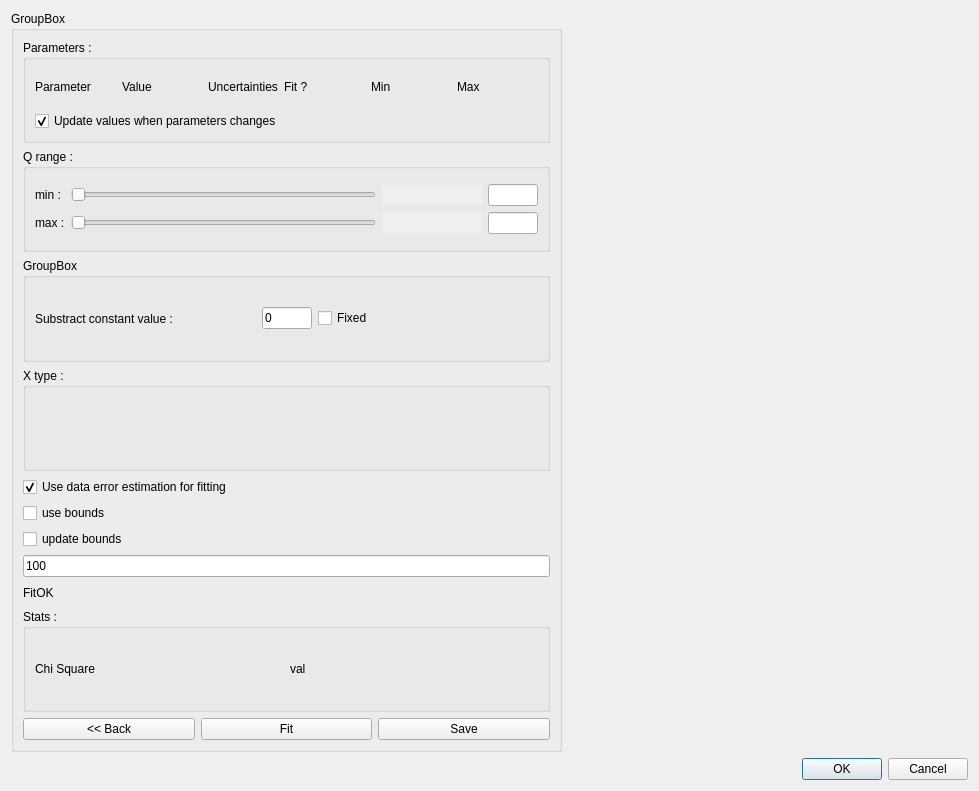
<?xml version="1.0" encoding="UTF-8"?>
<ui version="4.0">
 <class>Dialog</class>
 <widget class="QDialog" name="Dialog">
  <property name="geometry">
   <rect>
    <x>0</x>
    <y>0</y>
    <width>979</width>
    <height>791</height>
   </rect>
  </property>
  <property name="windowTitle">
   <string>Dialog</string>
  </property>
  <layout class="QVBoxLayout" name="verticalLayout">
   <item>
    <layout class="QHBoxLayout" name="horizontalLayout_2">
     <item>
      <widget class="QGroupBox" name="groupBox_3">
       <property name="title">
        <string>GroupBox</string>
       </property>
       <layout class="QVBoxLayout" name="verticalLayout_4">
        <item>
         <widget class="QGroupBox" name="gbParameters">
          <property name="title">
           <string>Parameters :</string>
          </property>
          <layout class="QVBoxLayout" name="verticalLayout_3">
           <item>
            <layout class="QGridLayout" name="gridParameters">
             <item row="0" column="1">
              <widget class="QLabel" name="label_6">
               <property name="text">
                <string>Value</string>
               </property>
              </widget>
             </item>
             <item row="0" column="4">
              <widget class="QLabel" name="label_8">
               <property name="text">
                <string>Min</string>
               </property>
              </widget>
             </item>
             <item row="0" column="5">
              <widget class="QLabel" name="label_9">
               <property name="text">
                <string>Max</string>
               </property>
              </widget>
             </item>
             <item row="0" column="0">
              <widget class="QLabel" name="label_4">
               <property name="text">
                <string>Parameter</string>
               </property>
              </widget>
             </item>
             <item row="0" column="3">
              <widget class="QLabel" name="label_7">
               <property name="text">
                <string>Fit ?</string>
               </property>
              </widget>
             </item>
             <item row="0" column="2">
              <widget class="QLabel" name="label_11">
               <property name="maximumSize">
                <size>
                 <width>70</width>
                 <height>16777215</height>
                </size>
               </property>
               <property name="text">
                <string>Uncertainties</string>
               </property>
              </widget>
             </item>
            </layout>
           </item>
           <item>
            <widget class="QCheckBox" name="updateFit">
             <property name="text">
              <string>Update values when parameters changes</string>
             </property>
             <property name="checked">
              <bool>true</bool>
             </property>
            </widget>
           </item>
          </layout>
         </widget>
        </item>
        <item>
         <widget class="QGroupBox" name="groupBox_5">
          <property name="title">
           <string>Q range :</string>
          </property>
          <layout class="QGridLayout" name="gridLayout">
           <item row="0" column="1">
            <layout class="QGridLayout" name="gridLayout_3">
             <item row="0" column="0">
              <widget class="QLabel" name="label">
               <property name="text">
                <string>min :</string>
               </property>
              </widget>
             </item>
             <item row="1" column="1">
              <widget class="QSlider" name="sliderQmax">
               <property name="orientation">
                <enum>Qt::Horizontal</enum>
               </property>
              </widget>
             </item>
             <item row="1" column="0">
              <widget class="QLabel" name="label_2">
               <property name="text">
                <string>max :</string>
               </property>
              </widget>
             </item>
             <item row="0" column="1">
              <widget class="QSlider" name="sliderQmin">
               <property name="orientation">
                <enum>Qt::Horizontal</enum>
               </property>
              </widget>
             </item>
             <item row="0" column="2">
              <widget class="QLineEdit" name="editQmin">
               <property name="enabled">
                <bool>false</bool>
               </property>
               <property name="sizePolicy">
                <sizepolicy hsizetype="Fixed" vsizetype="Fixed">
                 <horstretch>0</horstretch>
                 <verstretch>0</verstretch>
                </sizepolicy>
               </property>
               <property name="minimumSize">
                <size>
                 <width>50</width>
                 <height>0</height>
                </size>
               </property>
               <property name="maximumSize">
                <size>
                 <width>100</width>
                 <height>16777215</height>
                </size>
               </property>
               <property name="font">
                <font>
                 <kerning>true</kerning>
                </font>
               </property>
               <property name="frame">
                <bool>false</bool>
               </property>
              </widget>
             </item>
             <item row="1" column="2">
              <widget class="QLineEdit" name="editQmax">
               <property name="enabled">
                <bool>false</bool>
               </property>
               <property name="sizePolicy">
                <sizepolicy hsizetype="Fixed" vsizetype="Fixed">
                 <horstretch>0</horstretch>
                 <verstretch>0</verstretch>
                </sizepolicy>
               </property>
               <property name="minimumSize">
                <size>
                 <width>50</width>
                 <height>0</height>
                </size>
               </property>
               <property name="maximumSize">
                <size>
                 <width>100</width>
                 <height>16777215</height>
                </size>
               </property>
               <property name="frame">
                <bool>false</bool>
               </property>
              </widget>
             </item>
             <item row="0" column="3">
              <widget class="QLineEdit" name="editQminVal">
               <property name="minimumSize">
                <size>
                 <width>30</width>
                 <height>0</height>
                </size>
               </property>
               <property name="maximumSize">
                <size>
                 <width>50</width>
                 <height>16777215</height>
                </size>
               </property>
              </widget>
             </item>
             <item row="1" column="3">
              <widget class="QLineEdit" name="editQmaxVal">
               <property name="maximumSize">
                <size>
                 <width>50</width>
                 <height>16777215</height>
                </size>
               </property>
              </widget>
             </item>
            </layout>
           </item>
          </layout>
         </widget>
        </item>
        <item>
         <widget class="QGroupBox" name="groupBox">
          <property name="title">
           <string>GroupBox</string>
          </property>
          <layout class="QHBoxLayout" name="horizontalLayout_4">
           <item>
            <widget class="QLabel" name="label_3">
             <property name="text">
              <string>Substract constant value :</string>
             </property>
            </widget>
           </item>
           <item>
            <widget class="QLineEdit" name="edit_subConstant">
             <property name="maximumSize">
              <size>
               <width>50</width>
               <height>16777215</height>
              </size>
             </property>
             <property name="text">
              <string>0</string>
             </property>
            </widget>
           </item>
           <item>
            <widget class="QCheckBox" name="chkSubstractConstant">
             <property name="text">
              <string>Fixed</string>
             </property>
            </widget>
           </item>
          </layout>
         </widget>
        </item>
        <item>
         <widget class="QGroupBox" name="groupPlotExp">
          <property name="title">
           <string>X type :</string>
          </property>
          <layout class="QVBoxLayout" name="verticalLayout_2">
           <item>
            <layout class="QGridLayout" name="gridLayoutPlotExp"/>
           </item>
          </layout>
         </widget>
        </item>
        <item>
         <widget class="QCheckBox" name="chkUseError">
          <property name="text">
           <string>Use data error estimation for fitting</string>
          </property>
          <property name="checked">
           <bool>true</bool>
          </property>
         </widget>
        </item>
        <item>
         <widget class="QCheckBox" name="chkUseBounds">
          <property name="text">
           <string>use bounds</string>
          </property>
         </widget>
        </item>
        <item>
         <widget class="QCheckBox" name="chkUpdBounds">
          <property name="text">
           <string>update bounds</string>
          </property>
         </widget>
        </item>
        <item>
         <widget class="QLineEdit" name="edtPercent">
          <property name="text">
           <string>100</string>
          </property>
         </widget>
        </item>
        <item>
         <widget class="QLabel" name="txtFitOK">
          <property name="minimumSize">
           <size>
            <width>0</width>
            <height>20</height>
           </size>
          </property>
          <property name="maximumSize">
           <size>
            <width>16777215</width>
            <height>20</height>
           </size>
          </property>
          <property name="text">
           <string>FitOK</string>
          </property>
         </widget>
        </item>
        <item>
         <widget class="QGroupBox" name="groupBox_4">
          <property name="title">
           <string>Stats :</string>
          </property>
          <layout class="QHBoxLayout" name="horizontalLayout">
           <item>
            <widget class="QLabel" name="label_10">
             <property name="text">
              <string>Chi Square</string>
             </property>
            </widget>
           </item>
           <item>
            <widget class="QLabel" name="lblChi">
             <property name="text">
              <string>val</string>
             </property>
            </widget>
           </item>
          </layout>
         </widget>
        </item>
        <item>
         <layout class="QHBoxLayout" name="horizontalLayout_3">
          <item>
           <widget class="QPushButton" name="btnBack">
            <property name="text">
             <string>&lt;&lt; Back</string>
            </property>
           </widget>
          </item>
          <item>
           <widget class="QPushButton" name="btnFit">
            <property name="text">
             <string>Fit</string>
            </property>
           </widget>
          </item>
          <item>
           <widget class="QPushButton" name="btnSave">
            <property name="text">
             <string>Save</string>
            </property>
           </widget>
          </item>
         </layout>
        </item>
       </layout>
      </widget>
     </item>
     <item>
      <layout class="QVBoxLayout" name="verticalLayout_6">
       <item>
        <widget class="MatplotlibWidget" name="matplotlibwidget" native="true">
         <property name="minimumSize">
          <size>
           <width>400</width>
           <height>0</height>
          </size>
         </property>
        </widget>
       </item>
       <item>
        <widget class="MatplotlibWidget" name="matplotlibwidget_2" native="true">
         <property name="minimumSize">
          <size>
           <width>400</width>
           <height>0</height>
          </size>
         </property>
        </widget>
       </item>
      </layout>
     </item>
    </layout>
   </item>
   <item>
    <widget class="QDialogButtonBox" name="buttonBox">
     <property name="orientation">
      <enum>Qt::Horizontal</enum>
     </property>
     <property name="standardButtons">
      <set>QDialogButtonBox::Cancel|QDialogButtonBox::Ok</set>
     </property>
    </widget>
   </item>
  </layout>
 </widget>
 <customwidgets>
  <customwidget>
   <class>MatplotlibWidget</class>
   <extends>QWidget</extends>
   <header>matplotlibwidget</header>
  </customwidget>
 </customwidgets>
 <resources/>
 <connections>
  <connection>
   <sender>buttonBox</sender>
   <signal>accepted()</signal>
   <receiver>Dialog</receiver>
   <slot>accept()</slot>
   <hints>
    <hint type="sourcelabel">
     <x>248</x>
     <y>254</y>
    </hint>
    <hint type="destinationlabel">
     <x>157</x>
     <y>274</y>
    </hint>
   </hints>
  </connection>
  <connection>
   <sender>buttonBox</sender>
   <signal>rejected()</signal>
   <receiver>Dialog</receiver>
   <slot>reject()</slot>
   <hints>
    <hint type="sourcelabel">
     <x>316</x>
     <y>260</y>
    </hint>
    <hint type="destinationlabel">
     <x>286</x>
     <y>274</y>
    </hint>
   </hints>
  </connection>
 </connections>
</ui>
